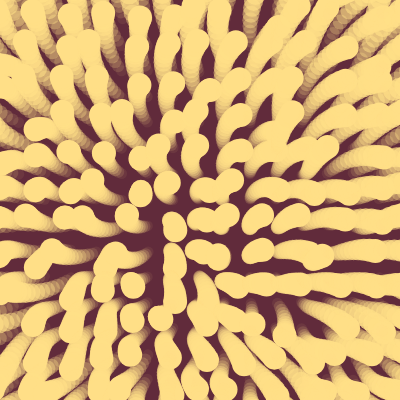
Frame 1 (no input)
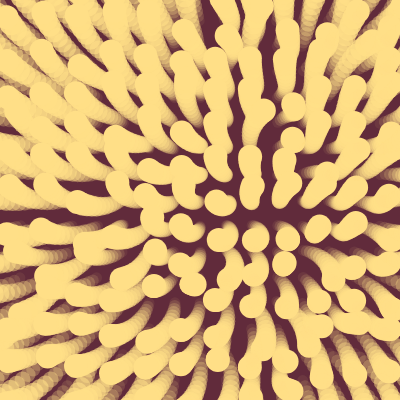
Frame 60 (no input)
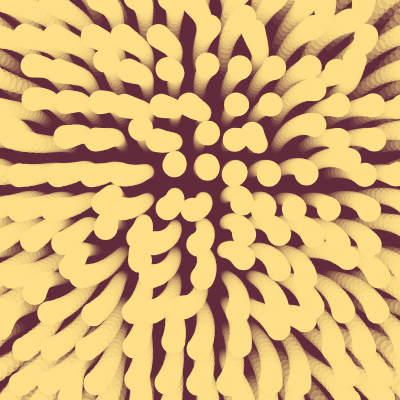
Frame 120 (the mouse pressed at the canvas centre since frame 60)

The p5.js sketch that drew these frames (run headless with seeded random() and noise() and a simulated clock; from frame 60 on, the mouse is pressed at the canvas centre):

// p5.js sketch
// ── sketch.js
//noodles!

let r = 15;
let angles = [];
let cSize = 10;
let num = 15;
let t = 10;

let cols = 15;
let rows = 15;
let size = 25;

let xoff = 0; let yoff = 0; let inc = 5.9;


function setup() {
  createCanvas(400, 400);
  angleMode(DEGREES);
  
  xoff = 0;
  for (let i = 0; i < cols; i++) {
    angles[i] = [];
    yoff = 0;
    for (let j = 0; j < rows; j++) {
      angles[i][j] =360*noise(xoff,yoff);
      yoff += inc;
    }
    xoff += inc;
  }
}

function draw() {
  background("#612b3b");
  translate(width / 2, height / 2);

  for (let i = 0; i < cols; i++) {
    for (let j = 0; j < rows; j++) {
      for (let k = 0; k < num; k++) {
        noStroke();
        fill(255, 223, 135,255*k/(num-1));
       
        let x = r * (k / (num-1)) * cos(angles[i][j] + t * k);
        let y = r * (k / (num-1)) * sin(angles[i][j] + t * k);
        let xmargin = i * size - size*cols/2 + size/2;
        let ymargin = j * size - size*rows/2 + size/2; 
        
        
        ellipse(xmargin + x + (i-cols/2)*k*0.7 , ymargin + y + (j-rows/2)*k*0.7, cSize + k, cSize + k);
      }
      angles[i][j] += 4;
    }
  }

}

// ── water.js
let drops =[];
let drop_radius = 80;

function setup() {
  createCanvas(400, 400);
  
  for (let i = 0; i<150; i++){
    drops.push(new Drop());
  }
}

function draw() {
  // background(220);
  translate(width/2, height/2);
  
  for (drop of drops)
  {
    drop.update();
    drop.show();
  }
}

class Drop{
  constructor(){
    this.x=random(-width,width);
     this.y=random(-height,height);
    this.radius = random(drop_radius);
  }
  show(){
    fill("rgb(109,218,255)")
    noStroke();
    ellipse(this.x,this.y,this.radius);
    
  }
  update(){
    this.radius-=1;
    
    if(this.radius<1)
      {
         this.x=random(-width,width);
     this.y=random(-height,height);
    this.radius = random(drop_radius);
      }
  }
}
